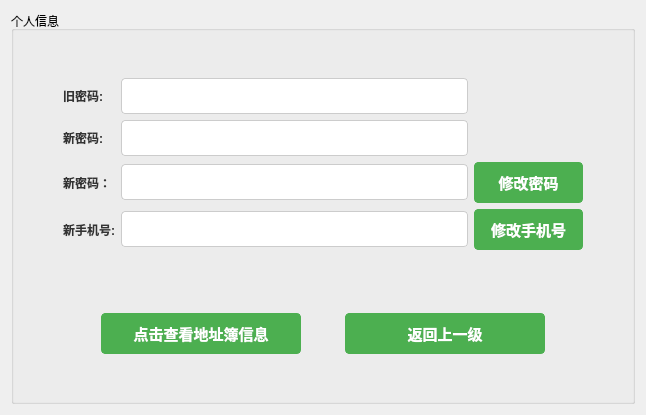
<?xml version="1.0" encoding="UTF-8"?>
<ui version="4.0">
 <class>user_modify_info</class>
 <widget class="QWidget" name="user_modify_info">
  <property name="geometry">
   <rect>
    <x>0</x>
    <y>0</y>
    <width>646</width>
    <height>415</height>
   </rect>
  </property>
  <property name="windowTitle">
   <string>修改个人信息</string>
  </property>
  <property name="styleSheet">
   <string notr="true">
            QLabel {
                color: #333;
                font:14px &quot;幼圆&quot;;
                font-weight: bold;
            }

            QLineEdit {
                padding: 8px;
                font-size: 14px;
                border: 1px solid #ccc;
                border-radius: 4px;
            }

            QPushButton {
                padding: 8px 16px;
                font-size: 15px;
                font-weight: bold;
                border: 1px solid #4CAF50;
                border-radius: 4px;
                color: #fff;
                background-color: #4CAF50;
            }

            #btn_update,
            #btn_change_password,
            #btn_change_phone {
                font-size: 13px;
            }

            QPushButton:hover {
                background-color: #45a049;
                border: 1px solid #45a049;
            }

        </string>
  </property>
  <layout class="QVBoxLayout" name="verticalLayout">
   <item>
    <widget class="QGroupBox" name="tabWidget">
     <property name="title">
      <string>个人信息</string>
     </property>
     <layout class="QGridLayout" name="gridLayout_2">
      <item row="4" column="1">
       <layout class="QHBoxLayout" name="horizontalLayout">
        <item>
         <widget class="QPushButton" name="btn_viewAddressBook">
          <property name="maximumSize">
           <size>
            <width>200</width>
            <height>16777215</height>
           </size>
          </property>
          <property name="text">
           <string>点击查看地址簿信息</string>
          </property>
         </widget>
        </item>
        <item>
         <widget class="QPushButton" name="btn_return">
          <property name="maximumSize">
           <size>
            <width>200</width>
            <height>16777215</height>
           </size>
          </property>
          <property name="text">
           <string>返回上一级</string>
          </property>
         </widget>
        </item>
       </layout>
      </item>
      <item row="3" column="1">
       <spacer name="verticalSpacer">
        <property name="orientation">
         <enum>Qt::Vertical</enum>
        </property>
        <property name="sizeHint" stdset="0">
         <size>
          <width>20</width>
          <height>40</height>
         </size>
        </property>
       </spacer>
      </item>
      <item row="1" column="0">
       <spacer name="horizontalSpacer">
        <property name="orientation">
         <enum>Qt::Horizontal</enum>
        </property>
        <property name="sizeType">
         <enum>QSizePolicy::Preferred</enum>
        </property>
        <property name="sizeHint" stdset="0">
         <size>
          <width>40</width>
          <height>20</height>
         </size>
        </property>
       </spacer>
      </item>
      <item row="0" column="1">
       <spacer name="verticalSpacer_2">
        <property name="orientation">
         <enum>Qt::Vertical</enum>
        </property>
        <property name="sizeHint" stdset="0">
         <size>
          <width>20</width>
          <height>40</height>
         </size>
        </property>
       </spacer>
      </item>
      <item row="2" column="1">
       <spacer name="horizontalSpacer_3">
        <property name="orientation">
         <enum>Qt::Horizontal</enum>
        </property>
        <property name="sizeHint" stdset="0">
         <size>
          <width>40</width>
          <height>20</height>
         </size>
        </property>
       </spacer>
      </item>
      <item row="1" column="1">
       <layout class="QGridLayout" name="gridLayout">
        <item row="1" column="1">
         <widget class="QLineEdit" name="lineEdit_newPassword">
          <property name="echoMode">
           <enum>QLineEdit::PasswordEchoOnEdit</enum>
          </property>
         </widget>
        </item>
        <item row="1" column="0">
         <widget class="QLabel" name="label_new_password">
          <property name="text">
           <string>新密码:</string>
          </property>
         </widget>
        </item>
        <item row="3" column="1">
         <widget class="QLineEdit" name="lineEdit_newPhone"/>
        </item>
        <item row="0" column="1">
         <widget class="QLineEdit" name="lineEdit_oldPassword">
          <property name="echoMode">
           <enum>QLineEdit::PasswordEchoOnEdit</enum>
          </property>
         </widget>
        </item>
        <item row="0" column="0">
         <widget class="QLabel" name="label_old_password">
          <property name="text">
           <string>旧密码:</string>
          </property>
         </widget>
        </item>
        <item row="3" column="2">
         <widget class="QPushButton" name="btn_changePhone">
          <property name="text">
           <string>修改手机号</string>
          </property>
         </widget>
        </item>
        <item row="3" column="0">
         <widget class="QLabel" name="label_new_phone">
          <property name="text">
           <string>新手机号:</string>
          </property>
         </widget>
        </item>
        <item row="2" column="0">
         <widget class="QLabel" name="label">
          <property name="text">
           <string>新密码：</string>
          </property>
         </widget>
        </item>
        <item row="2" column="1">
         <widget class="QLineEdit" name="lineEdit_againPassword"/>
        </item>
        <item row="2" column="2">
         <widget class="QPushButton" name="btn_changePassword">
          <property name="text">
           <string>修改密码</string>
          </property>
         </widget>
        </item>
       </layout>
      </item>
      <item row="1" column="2">
       <spacer name="horizontalSpacer_2">
        <property name="orientation">
         <enum>Qt::Horizontal</enum>
        </property>
        <property name="sizeType">
         <enum>QSizePolicy::Preferred</enum>
        </property>
        <property name="sizeHint" stdset="0">
         <size>
          <width>40</width>
          <height>20</height>
         </size>
        </property>
       </spacer>
      </item>
      <item row="5" column="1">
       <spacer name="verticalSpacer_3">
        <property name="orientation">
         <enum>Qt::Vertical</enum>
        </property>
        <property name="sizeHint" stdset="0">
         <size>
          <width>20</width>
          <height>40</height>
         </size>
        </property>
       </spacer>
      </item>
     </layout>
    </widget>
   </item>
  </layout>
 </widget>
 <resources/>
 <connections/>
</ui>
